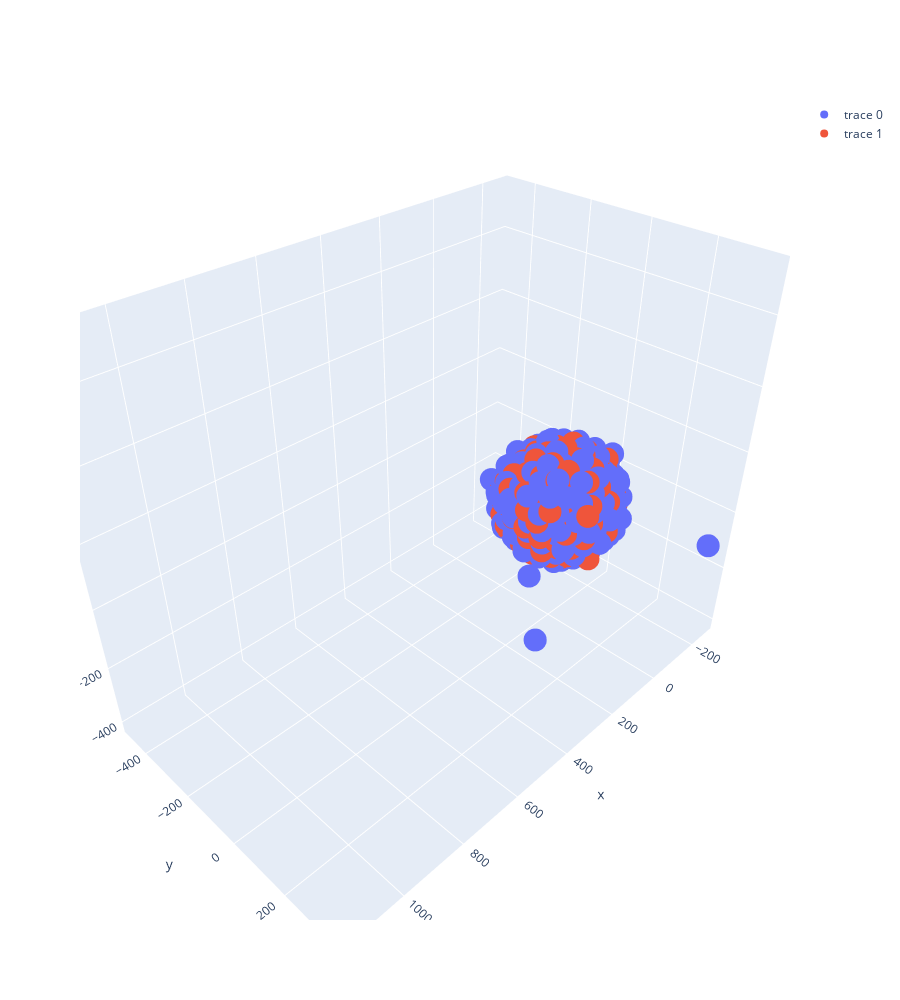

The cell this chart's notebook holds for it:
### Code cell
import plotly.graph_objects as go
import numpy as np
x1 = melanoma_embedded.T[0]
y1 = melanoma_embedded.T[1]
z1 = melanoma_embedded.T[2]

x2 = nevus_embedded.T[0]
y2 = nevus_embedded.T[1]
z2 = nevus_embedded.T[2]

# t = np.linspace(0, 10, 50)
# x, y, z = np.cos(t), np.sin(t), t

fig = go.Figure(data=[go.Scatter3d(x=x1,y=y1,z=z1, mode='markers'),
                      go.Scatter3d(x=x2,y=y2,z=z2, mode='markers')])
fig.update_layout(width=900, height=1000)
fig.show()

### Figure 1 — Plotly figure (JSON) as saved in the notebook; plotly's stock layout.template omitted (floating-point values rounded to 4 significant figures; data arrays with more than 128 entries replaced by an {"elided": "..."} marker saying what was removed)
{"data": [{"mode": "markers", "type": "scatter3d", "x": {"elided": "400 float values"}, "y": {"elided": "400 float values"}, "z": {"elided": "400 float values"}}, {"mode": "markers", "type": "scatter3d", "x": {"elided": "500 float values"}, "y": {"elided": "500 float values"}, "z": {"elided": "500 float values"}}], "layout": {"height": 1000, "width": 900}}
